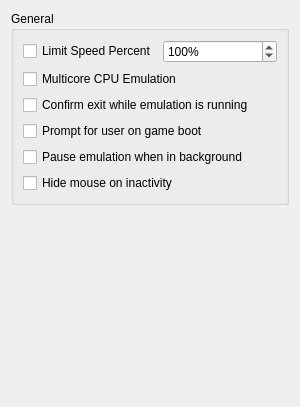
<?xml version="1.0" encoding="UTF-8"?>
<ui version="4.0">
 <class>ConfigureGeneral</class>
 <widget class="QWidget" name="ConfigureGeneral">
  <property name="geometry">
   <rect>
    <x>0</x>
    <y>0</y>
    <width>300</width>
    <height>407</height>
   </rect>
  </property>
  <property name="windowTitle">
   <string>Form</string>
  </property>
  <layout class="QHBoxLayout" name="HorizontalLayout">
   <item>
    <layout class="QVBoxLayout" name="VerticalLayout">
     <item>
      <widget class="QGroupBox" name="GeneralGroupBox">
       <property name="title">
        <string>General</string>
       </property>
       <layout class="QHBoxLayout" name="GeneralHorizontalLayout">
        <item>
         <layout class="QVBoxLayout" name="GeneralVerticalLayout">
          <item>
           <layout class="QHBoxLayout" name="horizontalLayout_2">
            <item>
             <widget class="QCheckBox" name="toggle_frame_limit">
              <property name="text">
               <string>Limit Speed Percent</string>
              </property>
             </widget>
            </item>
            <item>
             <widget class="QSpinBox" name="frame_limit">
              <property name="suffix">
               <string>%</string>
              </property>
              <property name="minimum">
               <number>1</number>
              </property>
              <property name="maximum">
               <number>9999</number>
              </property>
              <property name="value">
               <number>100</number>
              </property>
             </widget>
            </item>
           </layout>
          </item>
          <item>
           <widget class="QCheckBox" name="use_multi_core">
            <property name="text">
             <string>Multicore CPU Emulation</string>
            </property>
           </widget>
          </item>
          <item>
           <widget class="QCheckBox" name="toggle_check_exit">
            <property name="text">
             <string>Confirm exit while emulation is running</string>
            </property>
           </widget>
          </item>
          <item>
           <widget class="QCheckBox" name="toggle_user_on_boot">
            <property name="text">
             <string>Prompt for user on game boot</string>
            </property>
           </widget>
          </item>
          <item>
           <widget class="QCheckBox" name="toggle_background_pause">
            <property name="text">
             <string>Pause emulation when in background</string>
            </property>
           </widget>
          </item>
          <item>
           <widget class="QCheckBox" name="toggle_hide_mouse">
            <property name="text">
             <string>Hide mouse on inactivity</string>
            </property>
           </widget>
          </item>
         </layout>
        </item>
       </layout>
      </widget>
     </item>
     <item>
      <spacer name="verticalSpacer">
       <property name="orientation">
        <enum>Qt::Vertical</enum>
       </property>
       <property name="sizeHint" stdset="0">
        <size>
         <width>20</width>
         <height>40</height>
        </size>
       </property>
      </spacer>
     </item>
    </layout>
   </item>
  </layout>
 </widget>
 <resources/>
 <connections/>
</ui>
